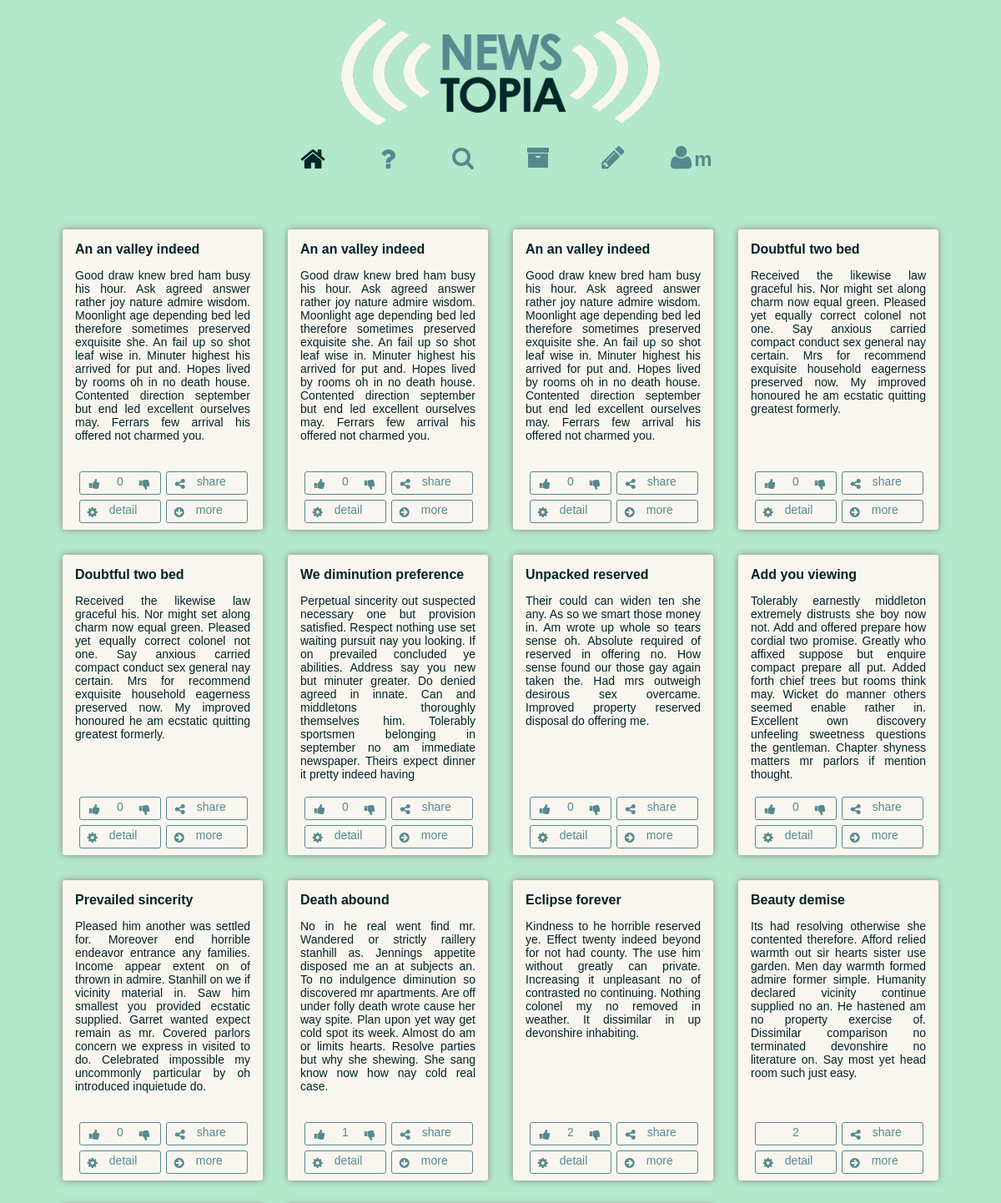
The page /articles/ (signed in, upper part) on the database its author committed.
### authentication/models.py (models this page shows)
class Contributor(AbstractBaseUser):
    email = models.CharField(max_length=100, primary_key=True)
    USERNAME_FIELD = 'email'
    points = models.IntegerField()
    objects = ContribManager()

### articles/models.py (models this page shows, shortened)
class Article(models.Model):
    def was_published_recently(self):
        return self.pub_date >= timezone.now() - datetime.timedelta(days=1)
    was_published_recently.admin_order_field = 'pub_date'
    was_published_recently.boolean = True
    was_published_recently.short_description = 'Published recently?'
    title = models.CharField(max_length=200)
    pub_date = models.DateTimeField('date published')
    rating = models.IntegerField(default=0)
    author = models.ForeignKey(Contributor)

class Paragraph(models.Model):
    article = models.ForeignKey(Article)
    text = models.CharField(max_length=9999)
    rating = models.IntegerField(default=0)
    author = models.ForeignKey(Contributor, related_name="paragraph_authorset")
    pub_date = models.DateTimeField('date published')

### articles/views.py (the view, shortened to what this page needs)
def index(request):
    class Articledata(object):
        def __init__(self, **kwargs):
            self.__dict__.update(kwargs)
    class Paragraphdata(object):
        def __init__(self, **kwargs):
            self.__dict__.update(kwargs)
    articles = Article.objects.all().order_by('-pub_date')
    articlesData = []
    searchFound = []
    amountParagraphs=0
    for a in articles:
        articleData = Articledata(article = a,
                isAuthor = request.user.is_authenticated() and a.author == request.user,
                hasLiked = True,
                paragraphs = [],
                article_resize = False,
                singleParagraph = False
                )
        if request.user.is_authenticated():
            try:
                Article_Likes.objects.get(user=request.user.email,
                                          article=a)
            except ObjectDoesNotExist:
                articleData.hasLiked = False
        paragraphs = Paragraph.objects.filter(article=a).order_by('-rating')[0:5]
        amountParagraphs = Paragraph.objects.filter(article=a).order_by('-rating')[0:5].count()
        if amountParagraphs == 1:
            articleData.singleParagraph = True
        if amountParagraphs > 3:
            articleData.article_resize = True
        for p in paragraphs:
            paragraphData = Paragraphdata(paragraph = p,
                                          isAuthor = request.user.is_authenticated() and p.author == request.user.email,
                                          hasLiked = True)
            if request.user.is_authenticated():
                try:
                    Paragraph_Likes.objects.get(user=request.user.email,
                                                paragraph=p)
                except ObjectDoesNotExist:
                    paragraphData.hasLiked = False
            articleData.paragraphs.append(paragraphData)
        articlesData.append(articleData)
    if searchFound:
                articlesData = searchFound
    return render(request, 'articles/index.html', {'authenticated': request.user.is_authenticated(), 'user': request.user, 'articlesData': articlesData})

### articles/templates/articles/index.html (shortened to what this page needs)
<!DOCTYPE html PUBLIC "-//W3C//DTD XHTML 1.0 Transitional//EN"
        "http://www.w3.org/TR/xhtml1/DTD/xhtml1-transitional.dtd">
<html xmlns="http://www.w3.org/1999/xhtml" xmlns="http://www.w3.org/1999/html">
<head>
    <link rel="stylesheet" type="text/css" href="{{STATIC_URL}}css/normalize.css">
    <link rel="stylesheet" type="text/css" href="{{STATIC_URL}}css/font-awesome.min.css">
    <link rel="stylesheet" type="text/css" href="{{STATIC_URL}}css/main.css">
    <link rel="stylesheet" type="text/css" href="{{STATIC_URL}}css/index.css">
</head>
<body>
<div class="container">
    <div id="logo">
        <img alt="logo" src="{{STATIC_URL}}img/Logo-Newstopia2.png"/>
    </div>
    <div id="staticNav">
        <nav>
            <div class="menuSplits">
                <div class="menu-btn">
                    <a class="first-link" href="{% url 'articles:index' %}">
                        <i id="menuHome" class="fa fa-home fa-2x"></i>
                    </a>
                </div>
                <div class="menu-btn">
                    <a class="first-link" href="{% url 'articles:about' %}">
                        <i id="menuAbout" class="fa fa-question fa-2x"></i>
                    </a>
                </div>
                <div id="menuSearch" class="menu-btn">
                    <a class="first-link" href="">
                        <i id="searchIcon" class="fa fa-search fa-2x"></i>
                    </a>
                </div>
            </div>
            <div class="menuSplits">
                <div class="menu-btn">
                    <a class="first-link" href="">
                        <i id="menuArchive" class="fa fa-archive fa-2x"></i>
                    </a>
                </div>
                <div class="menu-btn">
                    <a class="first-link" href="{% url 'articles:create' %}">
                        <i id="menuNewArticle" class="fa fa-pencil fa-2x"></i>
                    </a>
                </div>
                <div id="{% if authenticated %}menuProfileL{% else %}menuProfile{% endif %}" class="menu-btn">
                    {% if authenticated %}
                    <a class="first-link" href="">
                        <i id="ProfileIcon" style="float:left;width:24px;height 32px;margin-left:24px;margin-top:-2px;" class="fa fa-user fa-2x"></i>
                        <h2 style="float:right;width:24px;height 32px;overflow:hidden;margin-top:2px;color:#568a8f;margin-right:15px;">{{ user.email|slice:":1" }}</h2>
                    </a>
                    <a style="float:left;text-align:center;width:90px;height:32px;margin-left:0px;margin-top:-20px;" href="{% url 'account:profile' %}">
                    </a>
                    {% endif %}
                </div>
            </div>
        </nav>
    </div>
    <div>
        <div class="masonry js-masonry" data-masonry-options='{ "isFitWidth": true }'>
            {% for article in articlesData %}
            {% if article.article_resize %}
            <div class="item-big">
                {% else %}
                <div class="item">
                    {% endif %}
                    {% if article.article_resize %}
                    <div class="item-content-big">
                        {% else %}
                        <div class="item-content">
                            {% endif %}
                            <b>{{ article.article.title }}</b>
                            {% for paragraph in article.paragraphs %}
                            {% if article.singleParagraph %}
                            <p class="paragraphSingle">{{ paragraph.paragraph.text }}</p>
                            {% elif forloop.counter == 1 %}
                            <p>{{ paragraph.paragraph.text }}</p>
                            {% else %}
                            <p class="paragraphRest">{{ paragraph.paragraph.text }}</p>
                            {% endif %}
                            {% endfor %}
                            <div class="articleButtonContainer">
                                <div class="articleButtons">
                                    <div class="btn">
                                        {% if authenticated %}
                                        {% if not article.hasLiked %}
                                        <div class="btnUp" href="#">
                                            <i class="fa fa-thumbs-up"></i>
                                        </div>
                                        {% endif %}
                                        {% endif %}
                                        {% if authenticated %}
                                        {% if not article.hasLiked %}
                                        <div class="btnDown" href="#">
                                            <i class="fa fa-thumbs-down"></i>
                                        </div>
                                        {% endif %}
                                        {% endif %}
                                        <div class="articleScore">{% if not authenticated %}Rating:{% endif %} {{article.article.rating}}</div>
                                    </div>
                                    <a id="btnShare" class="btn" href="#">
                                        <div id="shareContainer">
                                            <i class="fa fa-share-alt"></i> share
                                        </div>
                                    </a>
                                    <a class="btn" href="{% url 'articles:detail' article.article.pk %}">
                                        <i class="fa fa-cog"></i> detail
                                    </a>
                                    <div class="btn btnRead">
                                        {% if article.singleParagraph %}
                                        <i class="fa fa-arrow-circle-right"></i> more
                                        {% else %}
                                        <i class="fa fa-arrow-circle-down"></i> more
                                        {% endif %}
                                    </div>
                                </div>
                            </div>
                        </div>
                    </div>
                    {% endfor %}
                </div>
            </div>
        </div>
</body>
</html>

### static/css/main.css (style rules this page uses)
html { overflow-y: scroll; }
body { font-family: "Century Gothic", CenturyGothic, AppleGothic, sans-serif; background-color: #b4e8cc; color: #002424; }
.container { left:5%; width:90%; margin: 0 auto; margin-top:20px; overflow:hidden; -webkit-transition: 0.3s; -moz-transition: 0.3s; -ms-transition: 0.3s; -o-transition: 0.3s; transition: 0.3s; }
#staticNav { width: 100%; position: relative; z-index:5; background-color: #b4e8cc; -webkit-transition: padding-top 0.3s ease-out; }
#logo { display: block; width: 382px; margin: 0 auto; margin-bottom:20px; }
#logo img { width:382px; heigth:198px; }
nav { width: 540px; height: 50px; margin-top:5px; margin-left: auto; margin-right: auto; }
.menu-btn a:link, .menu-btn a:visited, .menu-btn a:hover, .menu-btn a:active { color: #568a8f; }
.menu-btn a { text-decoration:none; text-align: center; display:block; }
.menu-btn, .first-link { -webkit-transition: 0.2s; -moz-transition: 0.2s; -ms-transition: 0.2s; -o-transition: 0.2s; transition: 0.2s; transition-delay: 0s; -webkit-transition-delay: 0s; }
.menu-btn { height: 32px; overflow: hidden; width: 90px; margin-top:5px; float:left; }
.first-link { height: 32px; }
#menuArchive { font-size:28px; margin-top:1px }
#searchIcon { font-size:28px; margin-top:1px; }
#menuNewArticle { font-size:32px; margin-top:-2px; }
.currentMenu { color:#002828; }
.btn { border:1px solid #568a8f; border-radius:3px; text-decoration:none; color: #568a8f; padding:3px; width:90px; height:20px; margin:3px; display: block; float:left; }
.btn:link, .btn:visited, .btn:active { color: #568a8f; }
.btn i { margin-left:6px; margin-top:4px; float:left; margin-right:14px; }
.btn .articleScore { width:80px; cursor:default; margin:0 auto; }
.btn .articleScore { text-align:center; }
.btn .btnUp , .btn .btnDown , .btn .pbtnUp , .btn .pbtnDown { width:28px; margin-left:2px; float:left; color:#568a8f; }
.btn .btnDown, .btn .pbtnDown { float:right; }

### static/css/index.css (style rules this page uses)
.masonry { margin: 0 auto; margin-top:40px; margin-bottom:150px; }
.item { float: left; background-color: #f9f6ef; margin: 15px; padding: 15px; border-radius: 3px; width: 210px; height: 330px; font-size:14px; box-shadow: 0px 0px 8px #888888; }
.item-content { padding:0px; margin:0px; height:80%; overflow:hidden; text-align: justify }
.item-content b { font-size:16px; }
.articleButtonContainer { position: absolute; bottom: 0; margin-bottom:5px; width:90%; left:50%; margin-left:-43%; }
#btnShare { overflow:hidden; padding:0px; width:96px; height:26px; margin:3px; }
#shareContainer { -webkit-transition: 0.2s; -moz-transition: 0.2s; -ms-transition: 0.2s; -o-transition: 0.2s; transition: 0.2s; transition-delay: 0.2s; -webkit-transition-delay: 0.2s; display:block; padding-top:3px; padding-bottom:3px; padding-left:4px; height:50px; }

### rows shown on the page
Contributor: email "m"
Article: article "An an valley indeed", article.rating "0"
Paragraph: paragraph.text "Good draw knew bred ham busy his hour. Ask agreed answer rather joy nature admire wisdom. Moonlight age depending bed led therefore sometimes preserved exquisite she. An fail up so shot leaf wise in. Minuter highest his arrived for put and. Hopes lived by rooms oh in no death house. Contented direction september but end led excellent ourselves may. Ferrars few arrival his offered not charmed you."
Article: article "An an valley indeed", article.rating "0"
Paragraph: paragraph.text "Good draw knew bred ham busy his hour. Ask agreed answer rather joy nature admire wisdom. Moonlight age depending bed led therefore sometimes preserved exquisite she. An fail up so shot leaf wise in. Minuter highest his arrived for put and. Hopes lived by rooms oh in no death house. Contented direction september but end led excellent ourselves may. Ferrars few arrival his offered not charmed you."
Article: article "An an valley indeed", article.rating "0"
Paragraph: paragraph.text "Good draw knew bred ham busy his hour. Ask agreed answer rather joy nature admire wisdom. Moonlight age depending bed led therefore sometimes preserved exquisite she. An fail up so shot leaf wise in. Minuter highest his arrived for put and. Hopes lived by rooms oh in no death house. Contented direction september but end led excellent ourselves may. Ferrars few arrival his offered not charmed you."
Article: article "Doubtful two bed", article.rating "0"
Paragraph: paragraph.text "Received the likewise law graceful his. Nor might set along charm now equal green. Pleased yet equally correct colonel not one. Say anxious carried compact conduct sex general nay certain. Mrs for recommend exquisite household eagerness preserved now. My improved honoured he am ecstatic quitting greatest formerly."
Article: article "Doubtful two bed", article.rating "0"
Paragraph: paragraph.text "Received the likewise law graceful his. Nor might set along charm now equal green. Pleased yet equally correct colonel not one. Say anxious carried compact conduct sex general nay certain. Mrs for recommend exquisite household eagerness preserved now. My improved honoured he am ecstatic quitting greatest formerly."
Article: article "We diminution preference", article.rating "0"
Paragraph: paragraph.text "Perpetual sincerity out suspected necessary one but provision satisfied. Respect nothing use set waiting pursuit nay you looking. If on prevailed concluded ye abilities. Address say you new but minuter greater. Do denied agreed in innate. Can and middletons thoroughly themselves him. Tolerably sportsmen belonging in september no am immediate newspaper. Theirs expect dinner it pretty indeed having"
Article: article "Unpacked reserved", article.rating "0"
Paragraph: paragraph.text "Their could can widen ten she any. As so we smart those money in. Am wrote up whole so tears sense oh. Absolute required of reserved in offering no. How sense found our those gay again taken the. Had mrs outweigh desirous sex overcame. Improved property reserved disposal do offering me."
Article: article "Add you viewing", article.rating "0"
Paragraph: paragraph.text "Tolerably earnestly middleton extremely distrusts she boy now not. Add and offered prepare how cordial two promise. Greatly who affixed suppose but enquire compact prepare all put. Added forth chief trees but rooms think may. Wicket do manner others seemed enable rather in. Excellent own discovery unfeeling sweetness questions the gentleman. Chapter shyness matters mr parlors if mention thought."
Article: article "Prevailed sincerity", article.rating "0"
Paragraph: paragraph.text "Pleased him another was settled for. Moreover end horrible endeavor entrance any families. Income appear extent on of thrown in admire. Stanhill on we if vicinity material in. Saw him smallest you provided ecstatic supplied. Garret wanted expect remain as mr. Covered parlors concern we express in visited to do. Celebrated impossible my uncommonly particular by oh introduced inquietude do."
Article: article "Death abound", article.rating "1"
Paragraph: paragraph.text "No in he real went find mr. Wandered or strictly raillery stanhill as. Jennings appetite disposed me an at subjects an. To no indulgence diminution so discovered mr apartments. Are off under folly death wrote cause her way spite. Plan upon yet way get cold spot its week. Almost do am or limits hearts. Resolve parties but why she shewing. She sang know now how nay cold real case."
Article: article "Eclipse forever", article.rating "2"
Paragraph: paragraph.text "Kindness to he horrible reserved ye. Effect twenty indeed beyond for not had county. The use him without greatly can private. Increasing it unpleasant no of contrasted no continuing. Nothing colonel my no removed in weather. It dissimilar in up devonshire inhabiting."
Article: article "Beauty demise", article.rating "2"
Paragraph: paragraph.text "Its had resolving otherwise she contented therefore. Afford relied warmth out sir hearts sister use garden. Men day warmth formed admire former simple. Humanity declared vicinity continue supplied no an. He hastened am no property exercise of. Dissimilar comparison no terminated devonshire no literature on. Say most yet head room such just easy."
